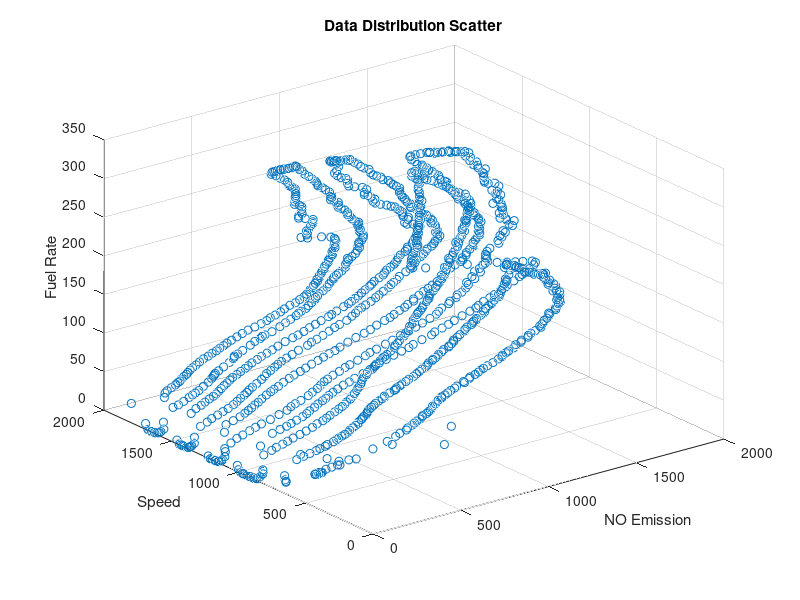

The MATLAB source for this figure: (Note: this script raises an error after producing the figure.)
%% Question1: a
clc;
load('Ex1.mat'); %Loading the data

%Defining Inputs and Outputs:
x1 = NOemission;
x2 = speed;
y = fuelrate;

totSamps = length(x1); %Total samples in the dataset

%Scattering the data:
f = figure;
scatter3(x1, x2, y);
title("Data Distribution Scatter");
xlabel("NO Emission"); ylabel("Speed"); zlabel("Fuel Rate");
hold on; %For further scatters

%% Question1: b
clc;

n = 700; %Number of Learning points

train_x1 = x1(1:n);
train_x2 = x2(1:n);
train_y = y(1:n);

val_x1 = x1(n+1:end);
val_x2 = x2(n+1:end);
val_y = y(n+1:end);

%% Question1: c

clc;

A_lin = [n, sum(train_x1), sum(train_x2);
    sum(train_x1), sum(train_x1.^2), dot(train_x1, train_x2);
    sum(train_x2), dot(train_x1, train_x2), sum(train_x2.^2)];

C_lin = [sum(train_y);
    dot(train_x1, train_y);
    dot(train_x2, train_y)];

params_lin = linsolve(A_lin, C_lin); %linParams = [a;b;c] for the equation y = a + b*x1 + c*x2

pred_y_lin = params_lin(1) + params_lin(2)*x1 + params_lin(3)*x2;

%Computing MSE on training points:
train_MSE_lin = sum((train_y - pred_y_lin(1:n)).^2) / n
val_MSE_lin = sum((val_y - pred_y_lin(n+1:end)).^2) / (totSamps-n)

% %Uncomment the following part for scattering the predicted outputs by linear regression:
% scatter3(x1, x2, pred_y_lin);
% legend("Main Dataset","Linear Appr.");
%% Question1: d

clc;


Y = max(train_y) + 10;
z = log((Y-y)./y);

train_z = z(1:n);
val_z = z(n+1:end);


A_log = [n, sum(train_x1), sum(train_x2);
    sum(train_x1), sum(train_x1.^2), dot(train_x1, train_x2);
    sum(train_x2), dot(train_x1, train_x2), sum(train_x2.^2)];

C_log = [sum(train_z);
    dot(train_x1, train_z);
    dot(train_x2, train_z)];

params_log = linsolve(A_log, C_log); %linParams = [a;b;c] for the equation z = a + b*x1 + c*x2

pred_z = params_log(1) + params_log(2)*x1 + params_log(3)*x2;
pred_y_log = Y ./ (1+exp(pred_z));

%Computing MSE on training points:
train_MSE_log = sum((train_y - pred_y_log(1:n)).^2) / n
val_MSE_log = sum((val_y - pred_y_log(n+1:totSamps)).^2) / (totSamps-n)


% %Uncomment the following part for scattering the predicted outputs by linear regression:
% scatter3(x1, x2, pred_y_log);
% legend("Main Dataset","Logistic Appr.");

%% Question1: e

clc;
hiddenSize = 25; %The number of neurons in the hidden layer
trainsNum = 7; %The number of trainings for each hiddenSize

train_input_mat = [train_x1; train_x2]; %input values x1, x2 for training
input_mat = [x1; x2]; %All input values x1, x2

train_perf_arr = zeros(1, hiddenSize); %Array of MSE values for training data points
val_perf_arr = zeros(1, hiddenSize); %Array of MSE values for validation data points
pred_y_mat = zeros(hiddenSize, totSamps); % Matrix of average predicted outputs in different values of hiddenSize

for i = 1:hiddenSize

    %Creating the network:
    net = fitnet(i);
    net.divideParam.trainRatio = 1;
    net.divideParam.testRatio = 0;
    net.divideParam.valRatio = 0;
 
    train_tmp_perf_arr = zeros(1, length(trainsNum)); %MSE values for each training (on training data points)
    val_tmp_perf_arr = zeros(1, length(trainsNum)); %MSE values for each training (on validation data points)

    tmp_pred_y_arr = zeros(trainsNum, totSamps); %Predicted outputs for each training

    for j = 1:trainsNum
        trained_net = train(net, train_input_mat, train_y); %Training the network using training data points
        tmp_pred_y_arr(j, :) = trained_net(input_mat); %Predicting the outputs using the network

        %Computing MSE on training and validation data points:
        train_tmp_perf_arr(j) = perform(trained_net, tmp_pred_y_arr(j, 1:n), train_y);
        val_tmp_perf_arr(j) = perform(trained_net, tmp_pred_y_arr(j, n+1:end), val_y);
    end

    pred_y_mat(i, :) = mean(tmp_pred_y_arr, 1); %Computing average Predicted output

    %Averaging MSE over different trainings:
    train_perf_arr(i) = mean(train_tmp_perf_arr);
    val_perf_arr(i) = mean(val_tmp_perf_arr);
end

%The best number of neurons = argmin(average MSE):
finalSize = find(val_perf_arr == min(val_perf_arr));

%Scattering the fitted outputs on the first figure in part a:
find_pred_y = pred_y_mat(finalSize, :);
figure(f);
scatter3(x1, x2, find_pred_y);
legend("Main Dataset", "MLP Appr.");

%Plotting MSE for training and validation data points for different numbers of hidden neurons:
figure;

subplot(211);
plot(1:hiddenSize, train_perf_arr);
title("MSE for Training Data");
xlabel("Size of the Hidden Layer"); ylabel("Average MSE over " + trainsNum + " trainings");

subplot(212);
plot(1:hiddenSize, val_perf_arr);
title("MSE for Validation Data");
xlabel("Size of the Hidden Layer"); ylabel("Average MSE over " + trainsNum + " trainings");

%DIsplaying final MSE values for Training and validation data points:
final_train_perf = train_perf_arr(finalSize)
final_val_perf = val_perf_arr(finalSize)





